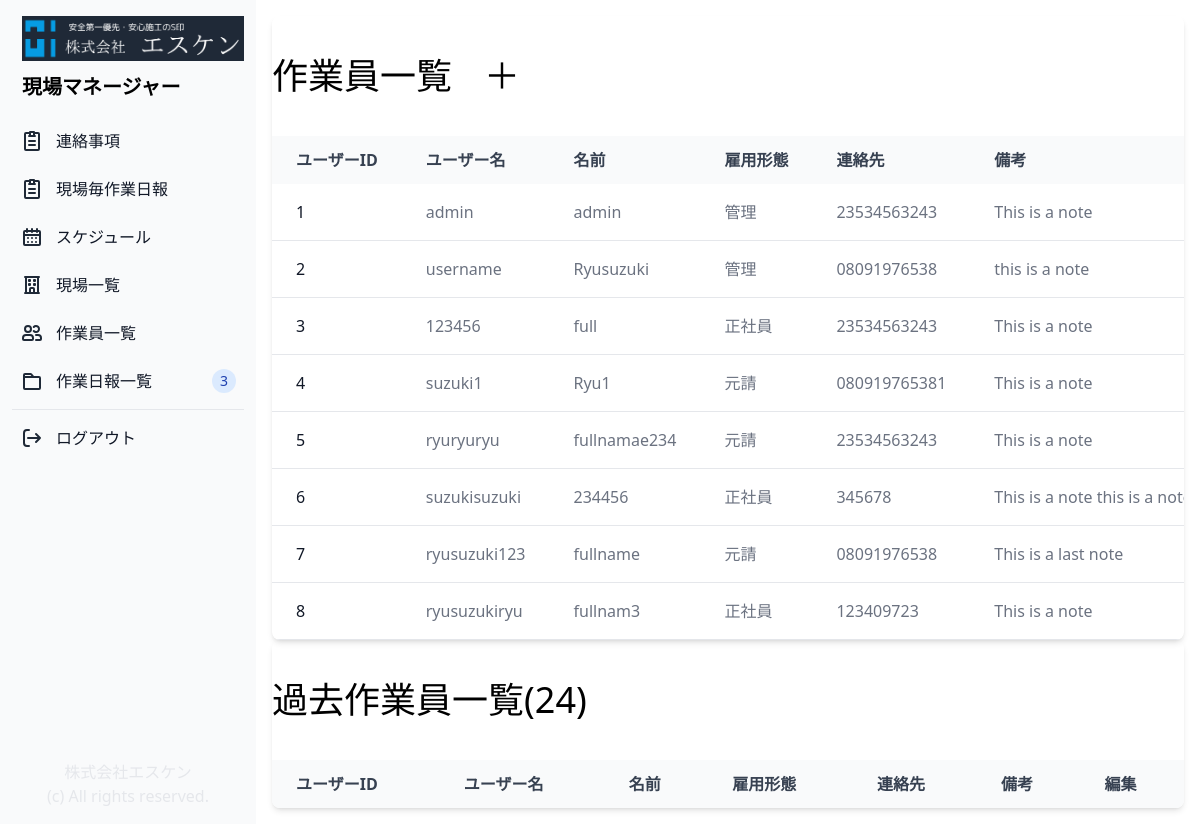
The app's page /user_list/ (signed in), older data.
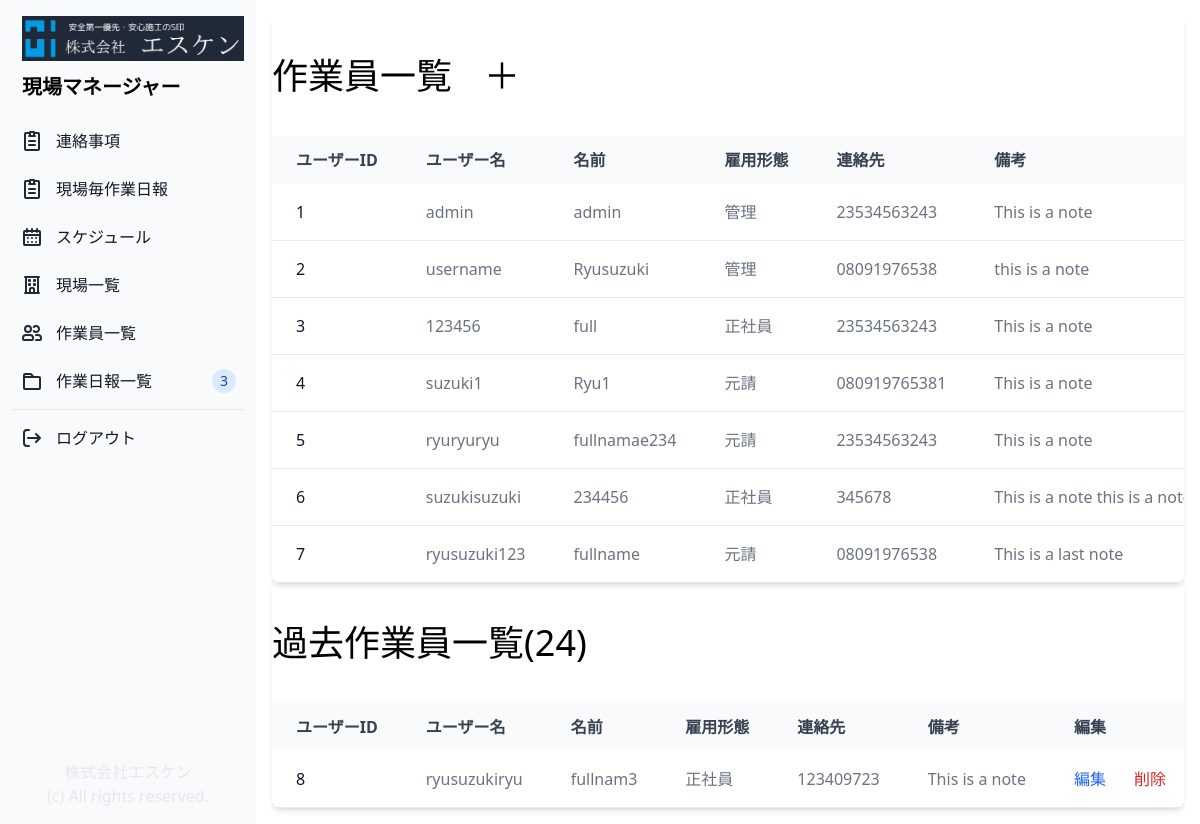
The same page, newer data.
### genba/models.py (models this page shows, shortened)
class Profile(models.Model):
    CONTRACT_TYPES = (
        ('元請', '元請'),
        ('正社員', '正社員'),
        ('管理', '管理'),
    )
    contract_type = models.CharField(max_length=50, choices=CONTRACT_TYPES, blank=True)
    user = models.OneToOneField(User, on_delete=models.CASCADE)
    fullname = models.CharField(max_length=20, blank=True)
    phone = models.CharField(max_length=20, blank=True)
    note = models.CharField(max_length=500, blank=True)
    is_active = models.BooleanField(default=True)
    created_at = models.DateTimeField(auto_now_add=True)
    updated_at = models.DateTimeField(auto_now=True)

### genba/views.py (the view)
# urls.py: path('user_list/', views.user_list, name="user_list"),
@login_required(login_url='/login_user/')
def user_list(request):
    profiles = Profile.objects.all()
    contract = request.user.profile.contract_type
    return render(request, "user_list.html", { "profiles": profiles, "contract": contract })

### genba/templates/user_list.html (shortened to what the changed rows need)
{% extends "base.html" %}
{% block content %}
<div class="p-4 sm:ml-64">
    <div class="relative overflow-x-auto shadow-md sm:rounded-lg">
        <div class="px-auto">
            <h1 class="text-4xl py-10">作業員一覧<a class="pl-8" href="{% url 'register_user' %}">＋</a>
            </h1>
        </div>
        <table class="w-full text-normal text-left rtl:text-right text-gray-500 dark:text-gray-400">
            <thead
                class="text-normal text-gray-700 uppercase bg-gray-50 whitespace-nowrap dark:bg-gray-700 dark:text-gray-400">
                <tr>
                    <th scope="col" class="px-6 py-3">
                        ユーザーID
                    </th>
                    <th scope="col" class="px-6 py-3">
                        ユーザー名
                    </th>
                    <th scope="col" class="px-6 py-3">
                        名前
                    </th>
                    <th scope="col" class="px-6 py-3">
                        雇用形態
                    </th>
                    <th scope="col" class="px-6 py-3">
                        連絡先
                    </th>
                    {% if contract == "管理" %}
                    <th scope="col" class="px-6 py-3">
                        備考
                    </th>
                    {% endif %}
                </tr>
            </thead>
            <tbody>
                {% for profile in profiles %}
                {% if profile.is_active == True %}
                <tr class="border-b">
                    <th scope="row" class="pl-6 pr-3 py-4 font-medium whitespace-nowrap text-gray-900">
                        <a href="#">
                            {{ profile.id }}
                        </a>
                    </th>
                    <td class="px-6 py-4 whitespace-nowrap">
                        {{ profile.user }}
                    </td>
                    <td class="px-6 py-4 whitespace-nowrap">
                        {{ profile.fullname }}
                    </td>
                    <td class="px-6 py-4 whitespace-nowrap">
                        {{ profile.contract_type }}
                    </td>
                    <td class="px-6 py-4 whitespace-nowrap">
                        {{ profile.phone }}
                    </td>
                    {% if contract == "管理" %}
                    <td class="px-6 py-4 whitespace-nowrap">
                        {{ profile.note }}
                    </td>
                    {% endif %}
                </tr>
                {% endif %}
                {% endfor %}
            </tbody>
        </table>
    </div>
    <div class="relative overflow-x-auto shadow-md sm:rounded-lg">
        <div class="px-auto">
            <h1 class="text-4xl py-10">過去作業員一覧(24)</h1>
        </div>
        <table class="w-full text-normal text-left rtl:text-right text-gray-500 dark:text-gray-400">
            <thead
                class="text-normal text-gray-700 uppercase bg-gray-50 whitespace-nowrap dark:bg-gray-700 dark:text-gray-400">
                <tr>
                    <th scope="col" class="px-6 py-3">
                        ユーザーID
                    </th>
                    <th scope="col" class="px-6 py-3">
                        ユーザー名
                    </th>
                    <th scope="col" class="px-6 py-3">
                        名前
                    </th>
                    <th scope="col" class="px-6 py-3">
                        雇用形態
                    </th>
                    <th scope="col" class="px-6 py-3">
                        連絡先
                    </th>
                    {% if contract == "管理" %}
                    <th scope="col" class="px-6 py-3">
                        備考
                    </th>
                    <th scope="col" class="px-6 py-3">
                        編集
                    </th>
                    {% endif %}
                </tr>
            </thead>
            <tbody>
                {% for profile in profiles %}
                {% if profile.is_active == False %}
                <tr class="border-b">
                    <th scope="row" class="pl-6 pr-3 py-4 font-medium whitespace-nowrap text-gray-900">
                        <a href="">
                            {{ profile.id }}
                        </a>
                    </th>
                    <td class="px-6 py-4 whitespace-nowrap">
                        {{ profile.user }}
                    </td>
                    <td class="px-6 py-4 whitespace-nowrap">
                        {{ profile.fullname }}
                    </td>
                    <td class="px-6 py-4 whitespace-nowrap">
                        {{ profile.contract_type }}
                    </td>
                    <td class="px-6 py-4 whitespace-nowrap">
                        {{ profile.phone }}
                    </td>
                    {% if contract == "管理" %}
                    <td class="px-6 py-4 whitespace-nowrap">
                        {{ profile.note }}
                    </td>
                    <td class="px-6 py-4 whitespace-nowrap">
                        <a href="{% url 'update_profile' profile.id %}"
                            class="font-medium text-blue-600 hover:underline">編集</a>
                        <a href="#" class="px-0 pl-6 font-medium text-red-600 hover:underline">削除</a>
                    </td>
                    {% endif %}
                </tr>
                {% endif %}
                {% endfor %}
            </tbody>
        </table>
    </div>
</div>
{% endblock content %}

Row changes from the older to the newer data that the page shows:
changed Profile "fullnam3": moves from the list under "作業員一覧＋" to the list under "過去作業員一覧(24)"
